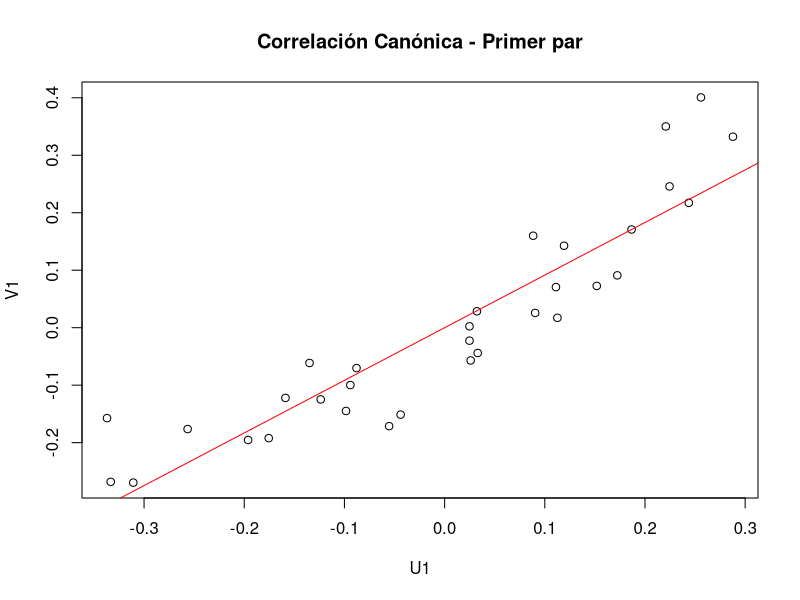

This figure's R source:
# Análisis de Correlación Canónica

# Librerías
library(ggplot2)

# Cargar datos
# Utilizamos mtcars disponible en R
data(mtcars)

# Preprocesamiento
# Separamos dos conjuntos de variables
X <- scale(mtcars[, c("disp", "hp", "wt")])  # características del motor
Y <- scale(mtcars[, c("drat", "qsec", "mpg")])  # rendimiento

# Análisis
cc_res <- cancor(X, Y)
print(cc_res$cor)  # correlaciones canónicas

# Scores de las primeras variables canónicas
t_scores <- as.data.frame(cc_res$xcoef)
s_scores <- as.data.frame(cc_res$ycoef)

# Visualización de la primera dimensión
U1 <- as.matrix(X) %*% cc_res$xcoef[,1]
V1 <- as.matrix(Y) %*% cc_res$ycoef[,1]

plot(U1, V1, main = "Correlación Canónica - Primer par", xlab = "U1", ylab = "V1")
abline(lm(V1 ~ U1), col = "red")

# Interpretación
# Las correlaciones canónicas indican la asociación lineal máxima entre los dos
# grupos de variables. Valores altos sugieren relación fuerte.
